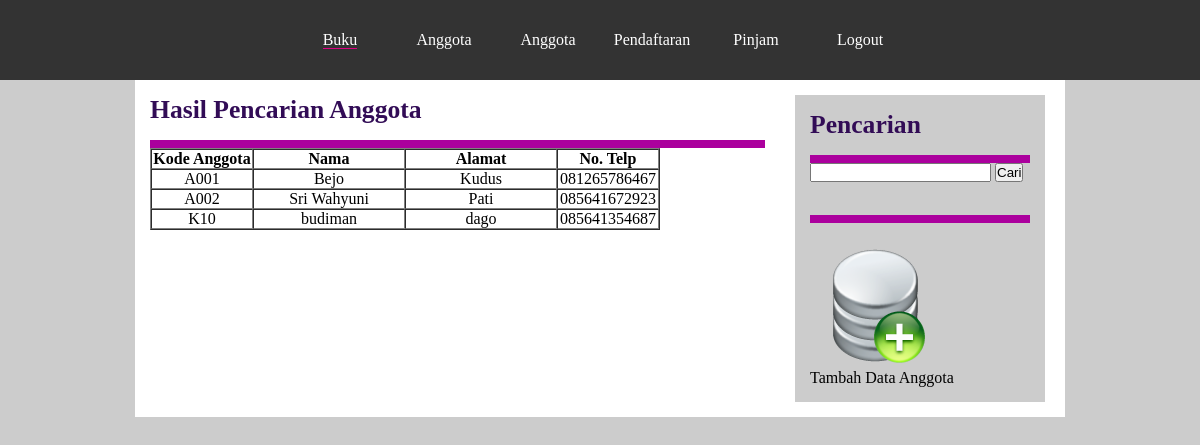
Screenshot of /dataperpustakaan/hasil_cari_anggota.php with the database file from the repository.
### tables this page shows
CREATE TABLE `t_anggota` (
  `kdAnggota` varchar(10) NOT NULL,
  `namaAnggota` varchar(40) DEFAULT NULL,
  `alamatAnggota` varchar(40) DEFAULT NULL,
  `teleponAnggota` varchar(15) DEFAULT NULL,
  PRIMARY KEY (`kdAnggota`)
);

### dataperpustakaan/cari_anggota.php (the view, shortened to what this page needs)
<?php
	$cari = $_POST['cari'];
	$query = mysql_query("SELECT * FROM t_anggota WHERE kdAnggota LIKE'%$cari%' OR namaAnggota LIKE'%$cari%' OR alamatAnggota LIKE'%$cari%' OR teleponAnggota LIKE'%$cari%'  ");
	echo "<table border='1' cellpadding='0' cellspacing='0'>";
	echo "<tr align='center'>";
	echo "<th width='100'>Kode Anggota</td>";
	echo "<th width='150'>Nama </td>";
	echo "<th width='150'>Alamat </td>";
	echo "<th width='100'>No. Telp</td>";
	echo "</tr>";
	while($data = mysql_fetch_array($query))
	{
		echo "<tr align='center'>";
		echo "<td>".$data['kdAnggota']."</td>";
		echo "<td>".$data['namaAnggota']."</td>";
		echo "<td>".$data['alamatAnggota']."</td>";
		echo "<td>".$data['teleponAnggota']."</td>";
		echo "</tr>";
	}echo "</table>";
?>

### dataperpustakaan/css/layout.css (style rules this page uses)
* { margin:0; padding:0; }
body { background-color:#CCCCCC; }

### rows the page displays
t_anggota: kdAnggota "A001", namaAnggota "Bejo", alamatAnggota "Kudus", teleponAnggota "081265786467"
t_anggota: kdAnggota "A002", namaAnggota "Sri Wahyuni", alamatAnggota "Pati", teleponAnggota "085641672923"
t_anggota: kdAnggota "K10", namaAnggota "budiman", alamatAnggota "dago", teleponAnggota "085641354687"
